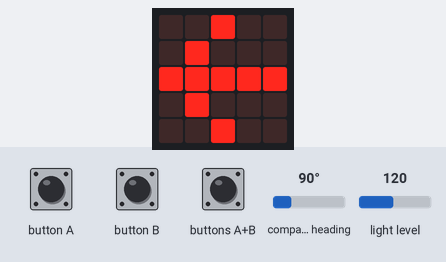
The program below on a simulated BBC micro:bit (MakeCode). On the bench: the board's 5×5 LED display. The test bench sets the inputs (shaded band); at power-on: compass heading 90°, light level 120. The compass is already calibrated.

Above: at 1.3 s.
1.4 s: compass heading set to 46°
2.9 s: compass heading set to 41°
At 3.3 s:
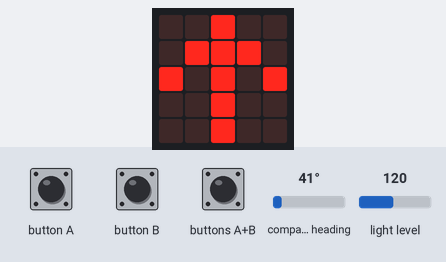
4.5 s: button A pressed for 0.15 s
At 5.3 s:
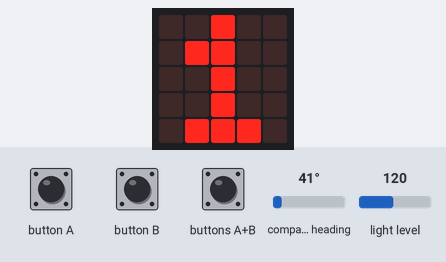
6.9 s: compass heading set to 50°
At 8.1 s:
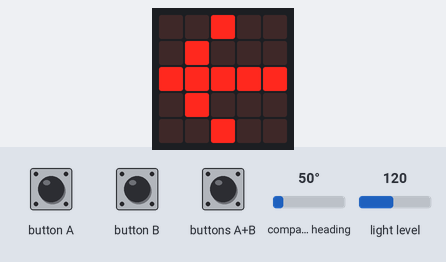
8.6 s: compass heading set to 132°
10.1 s: compass heading set to 141°
At 10.9 s:
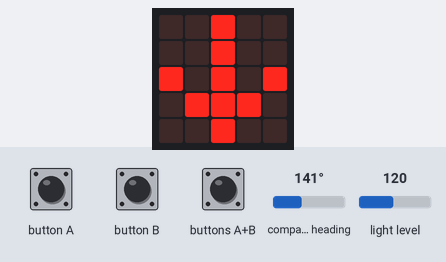
Timing chart, 0 to 12.6 s (numbered marks = the images above; inputs shaded):
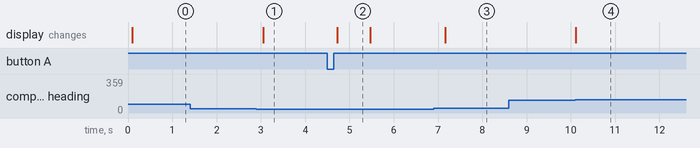

The program:

main.ts
```typescript
input.onButtonPressed(Button.A, function () {
    basic.showNumber(1)
})
input.onButtonPressed(Button.AB, function () {
    basic.showNumber(3)
})
input.onButtonPressed(Button.B, function () {
    basic.showNumber(2)
})
basic.pause(100)
basic.clearScreen()
basic.forever(function () {
    if (input.lightLevel() < 100 && input.buttonIsPressed(Button.B)) {
        basic.showLeds(`
            . . . . .
            . . . . .
            . . # . .
            . . . . .
            . . . . .
            `)
    }
    if (input.lightLevel() < 100 && input.buttonIsPressed(Button.A)) {
        basic.showLeds(`
            # # # # #
            # # # # #
            # # # # #
            # # # # #
            # # # # #
            `)
    }
    if (input.compassHeading() > 45 && input.compassHeading() < 135) {
        basic.showLeds(`
            . . # . .
            . # . . .
            # # # # #
            . # . . .
            . . # . .
            `)
    }
    if (input.compassHeading() > 316 || input.compassHeading() < 44) {
        basic.showLeds(`
            . . # . .
            . # # # .
            # . # . #
            . . # . .
            . . # . .
            `)
    }
    if (input.compassHeading() > 226 && input.compassHeading() < 315) {
        basic.showLeds(`
            . . # . .
            . . . # .
            # # # # #
            . . . # .
            . . # . .
            `)
    }
    if (input.compassHeading() > 135 && input.compassHeading() < 225) {
        basic.showLeds(`
            . . # . .
            . . # . .
            # . # . #
            . # # # .
            . . # . .
            `)
    }
})
```

test.ts
```typescript
// aquí va el archivo "tests"; esto no se compilará cuando este paquete se utilice como una extensión.
```

Measured:
- the behaviour switches between 44 and 43° on compass heading (found by bisection; images 0 and 1)
- the behaviour switches between 45 and 46° on compass heading (found by bisection; images 2 and 3)
- the behaviour switches between 135 and 136° on compass heading (found by bisection; images 3 and 4)
- after the input at 1.4 s, every drawn part: stays the same
- after the input at 2.9 s, the display: changes after 0.15 s (image 1)
- after the input at 4.5 s, the display: changes after 0.22 s (image 2)
- after the input at 6.9 s, the display: changes after 0.27 s (image 3)
- after the input at 8.6 s, every drawn part: stays the same
- after the input at 10.1 s, the display: changes at once (image 4)
